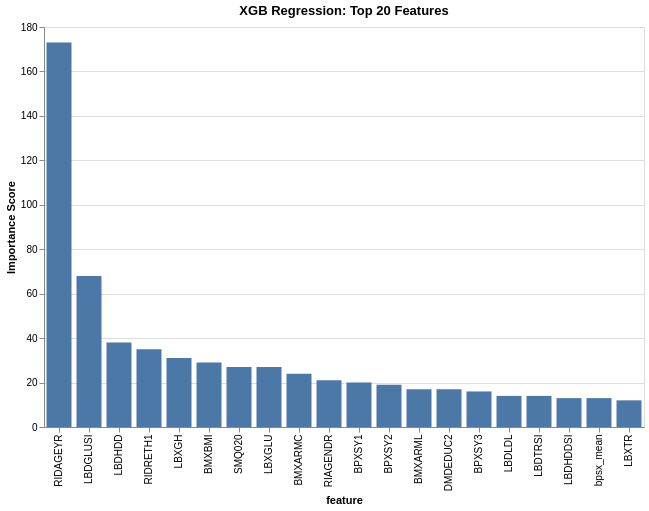

Notebook code for this chart:
### Markdown cell above
### Feature Importance

Code and visualization adapted from this tutorial: https://www.geeksforgeeks.org/machine-learning/xgboost-for-regression/

### Code cell
importance = tuned_xgbs.get_booster().get_score(importance_type='weight')
importance_df = pd.DataFrame()
importance_df['feature'] = importance.keys()
importance_df['Importance Score'] = importance.values()
importance_df = importance_df.sort_values(by='Importance Score',ascending=False)

fig = alt.Chart(importance_df.head(20), title = f'XGB Regression: Top 20 Features').mark_bar(width=25).encode(
    x=alt.X('feature',sort=importance_df['feature']),
    y='Importance Score').properties(width=600,height=400)

fig.show()

### Figure 1 — Vega-Lite specification as saved in the notebook (floating-point values rounded to 4 significant figures)
{"config": {"view": {"continuousWidth": 300, "continuousHeight": 300}}, "data": {"name": "data-dbc83735a3bfdaa53c8328b8f88d4d65"}, "mark": {"type": "bar", "width": 25}, "encoding": {"x": {"field": "feature", "sort": ["RIDAGEYR", "LBDGLUSI", "LBDHDD", "RIDRETH1", "LBXGH", "BMXBMI", "SMQ020", "LBXGLU", "BMXARMC", "RIAGENDR", "BPXSY1", "BPXSY2", "BMXARML", "DMDEDUC2", "BPXSY3", "LBDLDL", "LBDTRSI", "LBDHDDSI", "bpsx_mean", "LBXTR", "BMXWAIST", "BPXDI3", "BMXLEG", "bpdi_mean", "BPXDI1", "BPXDI2", "LBDTCSI", "BMXWT", "BMXHT", "LBDLDLSI"], "type": "nominal"}, "y": {"field": "Importance Score", "type": "quantitative"}}, "height": 400, "title": "XGB Regression: Top 20 Features", "width": 600, "$schema": "https://vega.github.io/schema/vega-lite/v5.20.1.json", "datasets": {"data-dbc83735a3bfdaa53c8328b8f88d4d65": [{"feature": "RIDAGEYR", "Importance Score": 173.0}, {"feature": "LBDGLUSI", "Importance Score": 68.0}, {"feature": "LBDHDD", "Importance Score": 38.0}, {"feature": "RIDRETH1", "Importance Score": 35.0}, {"feature": "LBXGH", "Importance Score": 31.0}, {"feature": "BMXBMI", "Importance Score": 29.0}, {"feature": "SMQ020", "Importance Score": 27.0}, {"feature": "LBXGLU", "Importance Score": 27.0}, {"feature": "BMXARMC", "Importance Score": 24.0}, {"feature": "RIAGENDR", "Importance Score": 21.0}, {"feature": "BPXSY1", "Importance Score": 20.0}, {"feature": "BPXSY2", "Importance Score": 19.0}, {"feature": "BMXARML", "Importance Score": 17.0}, {"feature": "DMDEDUC2", "Importance Score": 17.0}, {"feature": "BPXSY3", "Importance Score": 16.0}, {"feature": "LBDLDL", "Importance Score": 14.0}, {"feature": "LBDTRSI", "Importance Score": 14.0}, {"feature": "LBDHDDSI", "Importance Score": 13.0}, {"feature": "bpsx_mean", "Importance Score": 13.0}, {"feature": "LBXTR", "Importance Score": 12.0}]}}
